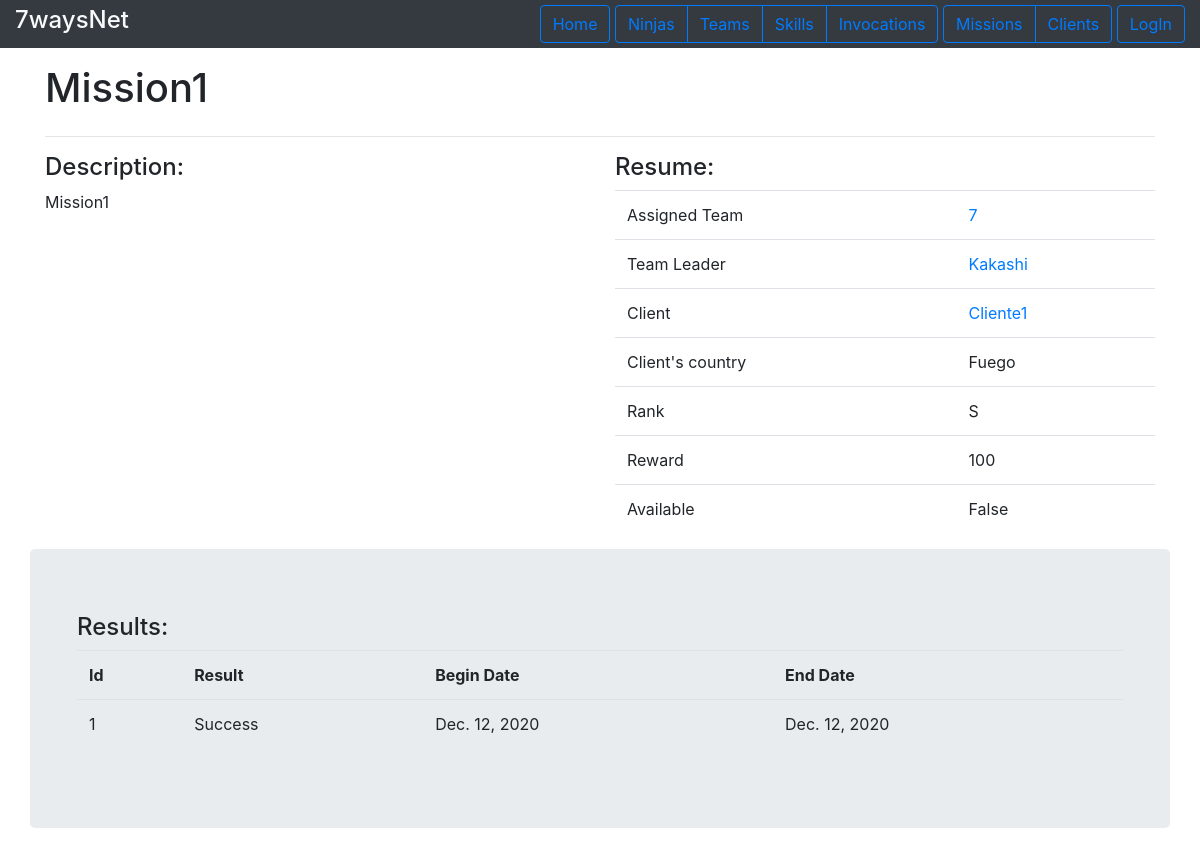
The app's page /missions/mission/3 with its own data.
### missions/models.py (models this page shows, shortened)
class Mission(models.Model):
    name = models.CharField(max_length=200)
    description = models.TextField()
    rank = models.CharField(max_length=10)
    reward = models.IntegerField()
    available = models.BooleanField(default=True)
    client = models.ForeignKey(Client, on_delete=models.CASCADE)
    team = models.ForeignKey(Team, on_delete=models.CASCADE, default=None, blank=True,null=True)
    inventory = models.OneToOneField(Inventory, on_delete=models.CASCADE, default=None, null=True, blank=True)
    leader = models.ForeignKey(JouninNinja, on_delete=models.CASCADE, default=None, blank=True,null=True)
    def missionResults(self):
        return MissionResult.objects.get(mission_id=self.pk)

class Client(models.Model):
    name = models.CharField(max_length=200)
    country = models.CharField(max_length=200)
    user = models.OneToOneField(User,on_delete=models.CASCADE)

class MissionResult(models.Model):
    result = models.CharField(max_length=200)
    begin_date = models.DateField()
    end_date = models.DateField()
    mission = models.ForeignKey(Mission, on_delete=models.CASCADE)

### ninjas/models.py (models this page shows, shortened)
class Team(models.Model):
    name = models.CharField(max_length=200)
    in_mission = models.BooleanField(default=False)
    def __str__(self):
        return self.name

class Ninja(models.Model):
    name = models.CharField(max_length=200)
    nick_name = models.CharField(max_length=50,null=True,blank=True)
    age = models.IntegerField()
    clan = models.CharField(max_length=200)
    birth_date = models.DateTimeField('birth')
    gender = models.CharField(max_length=10)
    max_chakra = models.IntegerField(default=100,null=True,blank=True)
    is_medic = models.BooleanField(default=False)
    skills = models.ManyToManyField(Skill, blank=True)
    user = models.OneToOneField(User,on_delete=models.CASCADE)
    invocations = models.ManyToManyField(Invocation, blank=True)
    team = models.ForeignKey(Team, on_delete=models.CASCADE, default=None, null=True, blank=True)
    def __str__(self):
        return self.name

### missions/views.py (the view)
# urls.py: path('mission/<int:pk>', views.MissionDetailView.as_view() , name='mission_details'),
class MissionDetailView(generic.DetailView):
    model= Mission
    template_name = "missions/mission_details.html"

### missions/templates/missions/mission_details.html (shortened to what this page needs)
{% extends 'base.html'%}
{% block header %}
<div class="page-header">
    <h1 class="display-5">{{mission.name}} </h1>
</div>
{% endblock %}
{% block content %}
    <div class="row">
    <div class="col-md-6">
        <h4>Description:</h4>
        {{mission.description}}
    </div>
    <div class="col-md-6">
    <h4>Resume:</h4>
    <table class="table">
        {% if mission.team %}
        <tr>
            <td> Assigned Team</td> <td> <a href="{% url 'ninjas:show_team' mission.team.pk %}"> {{mission.team}} </a></td>
        </tr>
        {% endif %}
        {% if mission.leader %}
        <tr>
            <td> Team Leader</td> <td> <a href="{% url 'ninjas:profile' mission.leader.pk %}"> {{mission.leader}} </a> </td>
        </tr>
        {% endif %}
        {% if mission.client %}
        <tr>
            <td> Client </td> <td>  <a href="{% url 'missions:profile' mission.client.pk %}">{{mission.client.name}} </a> </td>
        </tr>
        {% endif %}
        <tr>
            <td> Client's country </td> <td> {{mission.client.country}}</td>
        </tr>
        <tr>
            <td> Rank</td> <td> {{mission.rank}}</td>
        </tr>
        <tr>
            <td> Reward</td> <td> {{mission.reward}}</td>
        </tr>
        <tr>
            <td> Available</td> <td> {{mission.available}}</td>
        </tr>
    </table>
    </div>
    </div>
    <div class="row jumbotron">
        <div class="col-md-12">
            {% if mission.missionResults %}
                <h4>Results:</h4>
                <table class="table">
                    <tr>
                        <th>Id</th> <th>Result</th> <th>Begin Date</th> <th>End Date</th>
                    </tr>
                    <tr>
                        <td>{{mission.missionResults.pk}}</td><td>  {{mission.missionResults.result}}</td> <td>{{mission.missionResults.begin_date}}</td> <td>{{mission.missionResults.end_date}}</td>
                    </tr>
                </table>
            {% else %}
            <div class="text-center">
                <p class="lead">
                    There are no results.
                </p>
            </div>
            {% endif %}
        </div>
    </div>
{% endblock %}

### static/mystyle.css (style rules this page uses)
.page-header { display: flex; flex-flow: row wrap; justify-content: space-between; align-items: center; }

### records on screen
Mission: name "Mission1", description "Mission1", team "7", leader "Kakashi", client.name "Cliente1", client.country "Fuego", rank "S", reward "100", available "False", missionResults.pk "1", missionResults.result "Success", missionResults.begin_date "Dec. 12, 2020", missionResults.end_date "Dec. 12, 2020"
